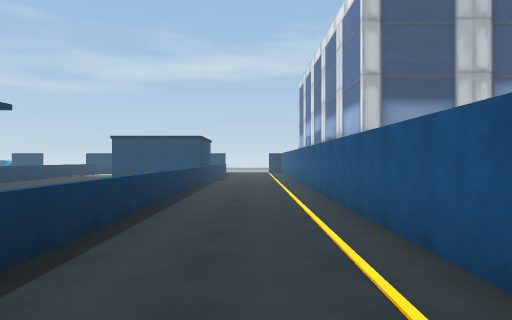
view 1 (above)

19 first-person views from a walk through a scene from a Unity 3-D project. The camera is 1.5 m above the floor, looks level and sees 70° across. The floor is counted in squares, 2 m on a side. Each view is taken from the middle of a square. On the plan, view 1 faces up. The plan holds only what a view shows up to about 11 squares ahead; the rest is blank. The place goes on beyond the plan.

view 2
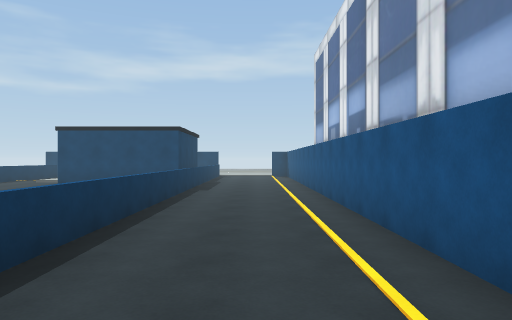

view 3
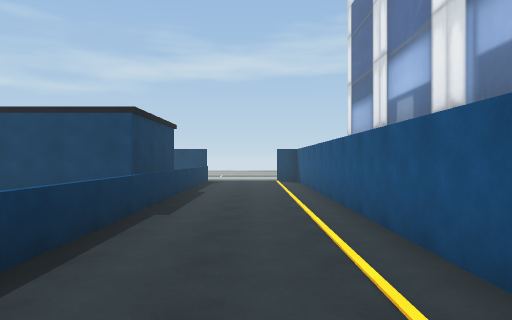

view 4
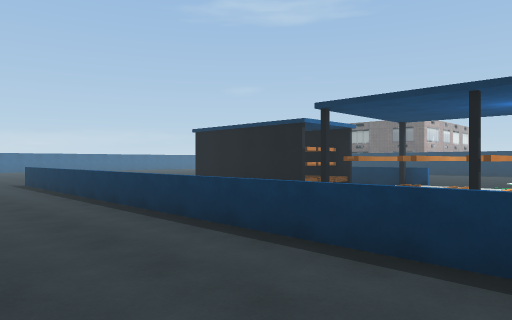

view 5
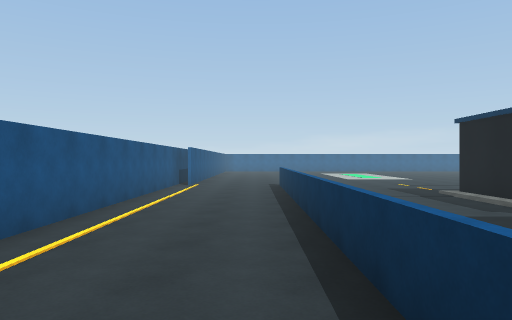

view 6
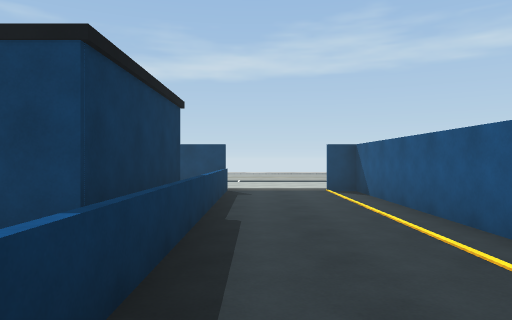

view 7
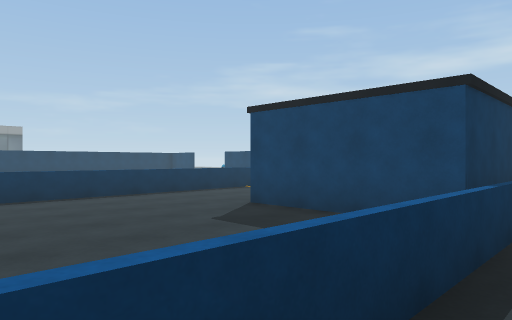

view 8
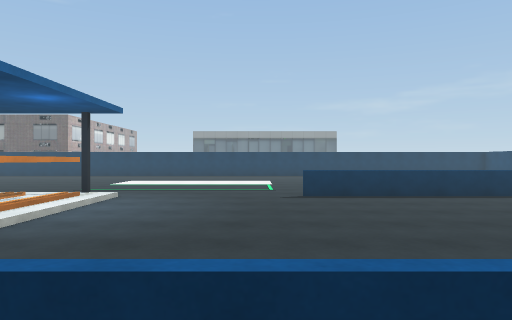

view 9
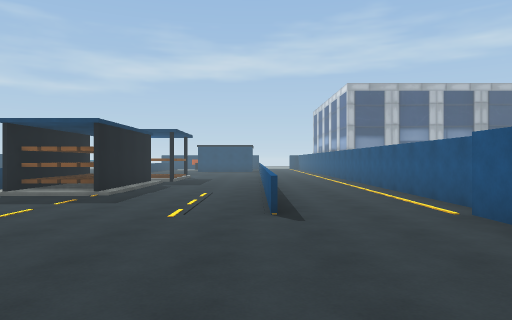

view 10
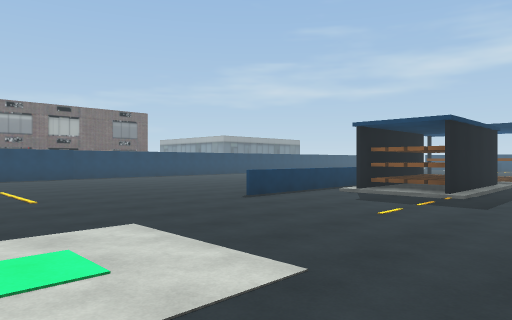

view 11
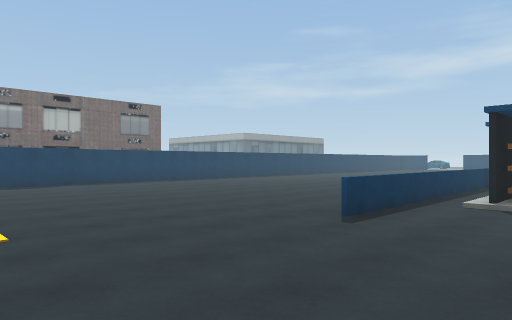

view 12
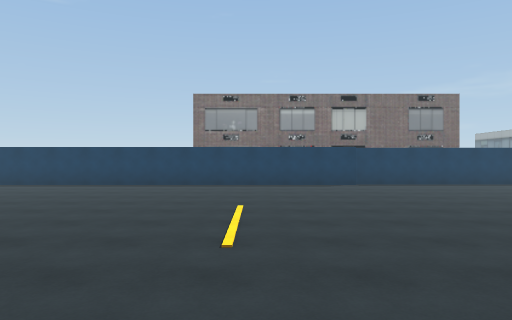

view 13
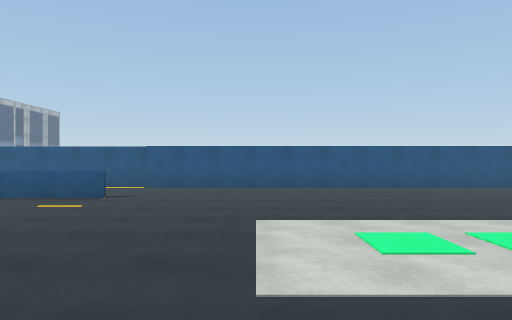

view 14
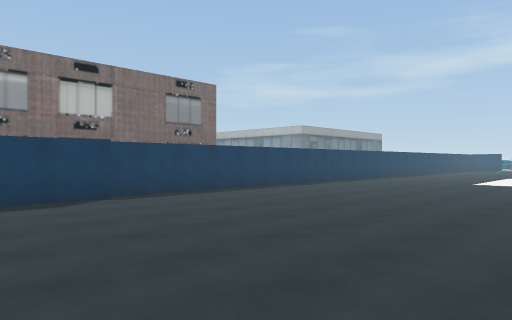

view 15
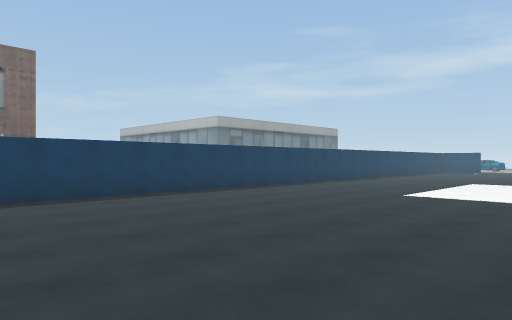

view 16
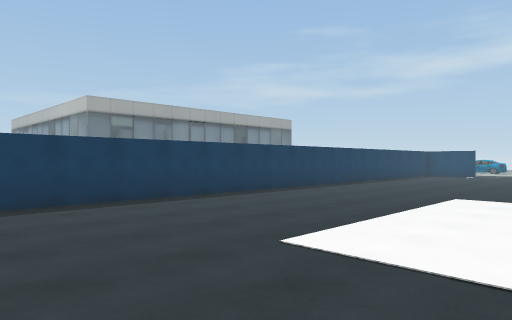

view 17
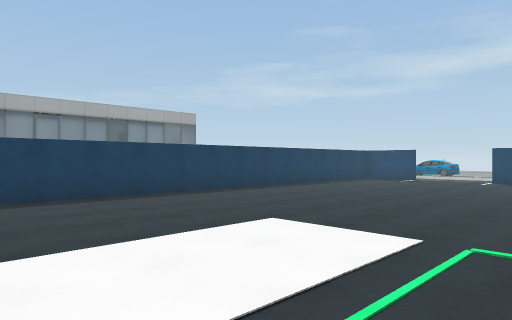

view 18
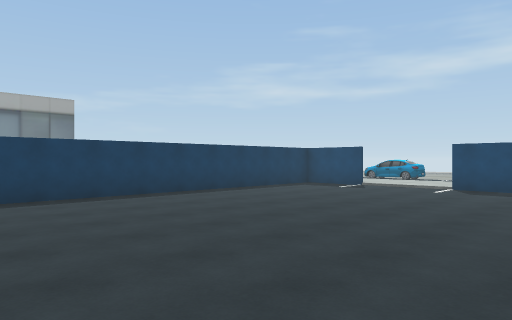

view 19
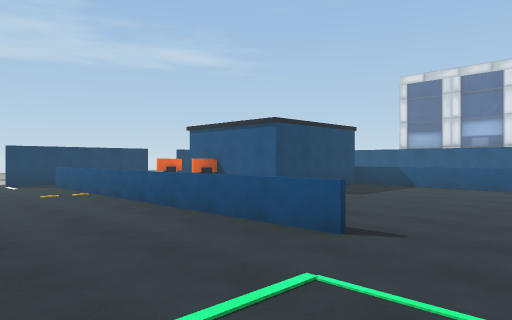

### Floor plan
Key: @ floor where view 1 was taken; # wall or solid block; x gap in a wall; . main floor; : floor 0.25 m higher than the main floor; / step, stairs or slope; = window, fence, low wall or low ledge; ^ raised ledge; O other object.
Columns run from 24 left of view 1 to 2 right of it. Each row starts with its distance up from view 1.
 20       ......  .x      =...#
 19      #....... .=  O   =...#
 18      #....... .=  x   #...#
 17      #.........=. O   #...#
 16      #.........=..#   #...#
 15      #.........=..#####...O
 14    O #.........=......=...O
 13    O #.........=......=...O
 12    O #.........=......=...O
 11    O #................=...O
 10    O #............... =...O
  9    O #............... =...O
  8    O #............... =...O
  7    O #..........////  =...O
  6 OOO  #.........O:^^O  =...O
  5      #..........:###  =...#
  4      #.........O ##O  =...#
  3      #........ = ###. =...#
  2      #.......  =/###..=...#
  1      #........ =/##/..=...#
  0     O#........ =/##/..=.@.#
 -1      #.........=////..=...#
 -2      #.........=......=...#
 -3      #.........=......=...#
 -4      ##..................##
 -5       #..................#
 -6       #..................#
 -7       #..................#
 -8       #..................#
 -9       #......... ........#
-10       #.......     ......#
-11       #......       .....#
-12       #....           ...#

Positions as (right, up) in squares from view 1, and headings:
1: (0, 0), facing up
2: (0, 4), facing up
3: (0, 8), facing up
4: (1, 8), facing down-left
5: (-1, 7), facing down
6: (-1, 12), facing up
7: (-1, 10), facing up-left
8: (-1, 10), facing left
9: (-2, -9), facing up
10: (-3, -9), facing up-left
11: (-6, -8), facing up-left
12: (-7, -7), facing left
13: (-9, -7), facing right
14: (-11, -7), facing up-left
15: (-11, -2), facing up-left
16: (-12, 3), facing up-left
17: (-11, 7), facing up-left
18: (-11, 11), facing up-left
19: (-12, 9), facing up-right
